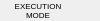
        <widget class="PyDMFrame" name="composite">
          <property name="geometry">
            <rect>
              <x>301</x>
              <y>230</y>
              <width>100</width>
              <height>21</height>
            </rect>
          </property>
          <property name="sizePolicy">
            <sizepolicy hsizetype="Ignored" vsizetype="Ignored">
              <horstretch>0</horstretch>
              <verstretch>0</verstretch>
            </sizepolicy>
          </property>
          <layout class="QGridLayout" name="gridLayout_1" columnstretch="76,5,11,8" rowstretch="1,5,4,1,1,8,1">
            <property name="leftMargin">
              <number>0</number>
            </property>
            <property name="topMargin">
              <number>0</number>
            </property>
            <property name="rightMargin">
              <number>0</number>
            </property>
            <property name="bottomMargin">
              <number>0</number>
            </property>
            <property name="horizontalSpacing">
              <number>0</number>
            </property>
            <property name="verticalSpacing">
              <number>0</number>
            </property>
            <item row="0" column="0" rowspan="6" colspan="4">
              <widget class="PyDMDrawingRectangle" name="rectangle_2">
                <property name="geometry">
                  <rect>
                    <x>0</x>
                    <y>0</y>
                    <width>100</width>
                    <height>20</height>
                  </rect>
                </property>
                <property name="sizePolicy">
                  <sizepolicy hsizetype="Ignored" vsizetype="Ignored">
                    <horstretch>0</horstretch>
                    <verstretch>0</verstretch>
                  </sizepolicy>
                </property>
                <property name="brush" stdset="0">
                  <brush brushstyle="SolidPattern">
                    <color alpha="255">
                      <red>115</red>
                      <green>223</green>
                      <blue>255</blue>
                    </color>
                  </brush>
                </property>
                <property name="penStyle" stdset="0">
                  <enum>Qt::SolidLine</enum>
                </property>
                <property name="penColor" stdset="0">
                  <color>
                    <red>115</red>
                    <green>223</green>
                    <blue>255</blue>
                  </color>
                </property>
                <property name="penWidth" stdset="0">
                  <double>0</double>
                </property>
                <property name="penCapStyle" stdset="0">
                  <enum>Qt::FlatCap</enum>
                </property>
                <property name="toolTip">
                  <string>rectangle_2</string>
                </property>
              </widget>
            </item>
            <item row="1" column="0" rowspan="3">
              <widget class="QLabel" name="text_4">
                <property name="geometry">
                  <rect>
                    <x>0</x>
                    <y>1</y>
                    <width>76</width>
                    <height>10</height>
                  </rect>
                </property>
                <property name="sizePolicy">
                  <sizepolicy hsizetype="Ignored" vsizetype="Ignored">
                    <horstretch>0</horstretch>
                    <verstretch>0</verstretch>
                  </sizepolicy>
                </property>
                <property name="text">
                  <string>EXECUTION</string>
                </property>
                <property name="font">
                  <font>
                    <pointsize>6</pointsize>
                  </font>
                </property>
                <property name="brush" stdset="0">
                  <brush brushstyle="SolidPattern">
                    <color alpha="255">
                      <red>0</red>
                      <green>0</green>
                      <blue>0</blue>
                    </color>
                  </brush>
                </property>
                <property name="toolTip">
                  <string>text_4</string>
                </property>
                <property name="alignment">
                  <set>Qt::AlignCenter</set>
                </property>
                <property name="styleSheet">
                  <string notr="true">QLabel#text_4 {
  color: rgb(0, 0, 0);
  }</string>
                </property>
              </widget>
            </item>
            <item row="3" column="0" rowspan="3">
              <widget class="QLabel" name="text_5">
                <property name="geometry">
                  <rect>
                    <x>0</x>
                    <y>10</y>
                    <width>76</width>
                    <height>10</height>
                  </rect>
                </property>
                <property name="sizePolicy">
                  <sizepolicy hsizetype="Ignored" vsizetype="Ignored">
                    <horstretch>0</horstretch>
                    <verstretch>0</verstretch>
                  </sizepolicy>
                </property>
                <property name="text">
                  <string>MODE</string>
                </property>
                <property name="font">
                  <font>
                    <pointsize>6</pointsize>
                  </font>
                </property>
                <property name="brush" stdset="0">
                  <brush brushstyle="SolidPattern">
                    <color alpha="255">
                      <red>0</red>
                      <green>0</green>
                      <blue>0</blue>
                    </color>
                  </brush>
                </property>
                <property name="toolTip">
                  <string>text_5</string>
                </property>
                <property name="alignment">
                  <set>Qt::AlignCenter</set>
                </property>
                <property name="styleSheet">
                  <string notr="true">QLabel#text_5 {
  color: rgb(0, 0, 0);
  }</string>
                </property>
              </widget>
            </item>
            <item row="0" column="0" rowspan="7" colspan="4">
              <widget class="PyDMFrame" name="composite_1">
                <property name="geometry">
                  <rect>
                    <x>0</x>
                    <y>0</y>
                    <width>100</width>
                    <height>21</height>
                  </rect>
                </property>
                <property name="sizePolicy">
                  <sizepolicy hsizetype="Ignored" vsizetype="Ignored">
                    <horstretch>0</horstretch>
                    <verstretch>0</verstretch>
                  </sizepolicy>
                </property>
                <layout class="QGridLayout" name="gridLayout_2" columnstretch="100" rowstretch="21">
                  <property name="leftMargin">
                    <number>0</number>
                  </property>
                  <property name="topMargin">
                    <number>0</number>
                  </property>
                  <property name="rightMargin">
                    <number>0</number>
                  </property>
                  <property name="bottomMargin">
                    <number>0</number>
                  </property>
                  <property name="horizontalSpacing">
                    <number>0</number>
                  </property>
                  <property name="verticalSpacing">
                    <number>0</number>
                  </property>
                  <item row="1" column="1">
                    <widget class="PyDMDrawingPolyline" name="polyline_1">
                      <property name="geometry">
                        <rect>
                          <x>301</x>
                          <y>230</y>
                          <width>99</width>
                          <height>20</height>
                        </rect>
                      </property>
                      <property name="sizePolicy">
                        <sizepolicy hsizetype="Ignored" vsizetype="Ignored">
                          <horstretch>0</horstretch>
                          <verstretch>0</verstretch>
                        </sizepolicy>
                      </property>
                      <property name="toolTip">
                        <string>polyline_1</string>
                      </property>
                      <property name="brush" stdset="0">
                        <brush brushstyle="NoBrush">
                          <color alpha="255">
                            <red>236</red>
                            <green>236</green>
                            <blue>236</blue>
                          </color>
                        </brush>
                      </property>
                      <property name="penStyle" stdset="0">
                        <enum>Qt::SolidLine</enum>
                      </property>
                      <property name="penColor" stdset="0">
                        <color>
                          <red>236</red>
                          <green>236</green>
                          <blue>236</blue>
                        </color>
                      </property>
                      <property name="penWidth" stdset="0">
                        <double>1</double>
                      </property>
                      <property name="penCapStyle" stdset="0">
                        <enum>Qt::FlatCap</enum>
                      </property>
                      <property name="points" stdset="0">
                        <stringlist>
                          <string>-1, 18</string>
                          <string>-1, -1</string>
                          <string>97, -1</string>
                        </stringlist>
                      </property>
                    </widget>
                  </item>
                  <item row="1" column="1">
                    <widget class="PyDMDrawingPolyline" name="polyline_2">
                      <property name="geometry">
                        <rect>
                          <x>301</x>
                          <y>230</y>
                          <width>99</width>
                          <height>20</height>
                        </rect>
                      </property>
                      <property name="sizePolicy">
                        <sizepolicy hsizetype="Ignored" vsizetype="Ignored">
                          <horstretch>0</horstretch>
                          <verstretch>0</verstretch>
                        </sizepolicy>
                      </property>
                      <property name="toolTip">
                        <string>polyline_2</string>
                      </property>
                      <property name="brush" stdset="0">
                        <brush brushstyle="NoBrush">
                          <color alpha="255">
                            <red>105</red>
                            <green>105</green>
                            <blue>105</blue>
                          </color>
                        </brush>
                      </property>
                      <property name="penStyle" stdset="0">
                        <enum>Qt::SolidLine</enum>
                      </property>
                      <property name="penColor" stdset="0">
                        <color>
                          <red>105</red>
                          <green>105</green>
                          <blue>105</blue>
                        </color>
                      </property>
                      <property name="penWidth" stdset="0">
                        <double>1</double>
                      </property>
                      <property name="penCapStyle" stdset="0">
                        <enum>Qt::FlatCap</enum>
                      </property>
                      <property name="points" stdset="0">
                        <stringlist>
                          <string>97, -1</string>
                          <string>97, 18</string>
                          <string>-1, 18</string>
                        </stringlist>
                      </property>
                    </widget>
                  </item>
                </layout>
              </widget>
            </item>
            <item row="2" column="2" rowspan="3">
              <widget class="PyDMFrame" name="composite_2">
                <property name="geometry">
                  <rect>
                    <x>81</x>
                    <y>6</y>
                    <width>11</width>
                    <height>6</height>
                  </rect>
                </property>
                <property name="sizePolicy">
                  <sizepolicy hsizetype="Ignored" vsizetype="Ignored">
                    <horstretch>0</horstretch>
                    <verstretch>0</verstretch>
                  </sizepolicy>
                </property>
                <layout class="QGridLayout" name="gridLayout_3" columnstretch="11" rowstretch="6">
                  <property name="leftMargin">
                    <number>0</number>
                  </property>
                  <property name="topMargin">
                    <number>0</number>
                  </property>
                  <property name="rightMargin">
                    <number>0</number>
                  </property>
                  <property name="bottomMargin">
                    <number>0</number>
                  </property>
                  <property name="horizontalSpacing">
                    <number>0</number>
                  </property>
                  <property name="verticalSpacing">
                    <number>0</number>
                  </property>
                  <item row="1" column="1">
                    <widget class="PyDMDrawingPolyline" name="polyline_3">
                      <property name="geometry">
                        <rect>
                          <x>301</x>
                          <y>230</y>
                          <width>10</width>
                          <height>6</height>
                        </rect>
                      </property>
                      <property name="sizePolicy">
                        <sizepolicy hsizetype="Ignored" vsizetype="Ignored">
                          <horstretch>0</horstretch>
                          <verstretch>0</verstretch>
                        </sizepolicy>
                      </property>
                      <property name="toolTip">
                        <string>polyline_3</string>
                      </property>
                      <property name="brush" stdset="0">
                        <brush brushstyle="NoBrush">
                          <color alpha="255">
                            <red>236</red>
                            <green>236</green>
                            <blue>236</blue>
                          </color>
                        </brush>
                      </property>
                      <property name="penStyle" stdset="0">
                        <enum>Qt::SolidLine</enum>
                      </property>
                      <property name="penColor" stdset="0">
                        <color>
                          <red>236</red>
                          <green>236</green>
                          <blue>236</blue>
                        </color>
                      </property>
                      <property name="penWidth" stdset="0">
                        <double>1</double>
                      </property>
                      <property name="penCapStyle" stdset="0">
                        <enum>Qt::FlatCap</enum>
                      </property>
                      <property name="points" stdset="0">
                        <stringlist>
                          <string>80, 10</string>
                          <string>80, 5</string>
                          <string>89, 5</string>
                        </stringlist>
                      </property>
                    </widget>
                  </item>
                  <item row="1" column="1">
                    <widget class="PyDMDrawingPolyline" name="polyline_4">
                      <property name="geometry">
                        <rect>
                          <x>301</x>
                          <y>230</y>
                          <width>10</width>
                          <height>6</height>
                        </rect>
                      </property>
                      <property name="sizePolicy">
                        <sizepolicy hsizetype="Ignored" vsizetype="Ignored">
                          <horstretch>0</horstretch>
                          <verstretch>0</verstretch>
                        </sizepolicy>
                      </property>
                      <property name="toolTip">
                        <string>polyline_4</string>
                      </property>
                      <property name="brush" stdset="0">
                        <brush brushstyle="NoBrush">
                          <color alpha="255">
                            <red>105</red>
                            <green>105</green>
                            <blue>105</blue>
                          </color>
                        </brush>
                      </property>
                      <property name="penStyle" stdset="0">
                        <enum>Qt::SolidLine</enum>
                      </property>
                      <property name="penColor" stdset="0">
                        <color>
                          <red>105</red>
                          <green>105</green>
                          <blue>105</blue>
                        </color>
                      </property>
                      <property name="penWidth" stdset="0">
                        <double>1</double>
                      </property>
                      <property name="penCapStyle" stdset="0">
                        <enum>Qt::FlatCap</enum>
                      </property>
                      <property name="points" stdset="0">
                        <stringlist>
                          <string>89, 5</string>
                          <string>89, 10</string>
                          <string>80, 10</string>
                        </stringlist>
                      </property>
                    </widget>
                  </item>
                </layout>
              </widget>
            </item>
          </layout>
        </widget>
